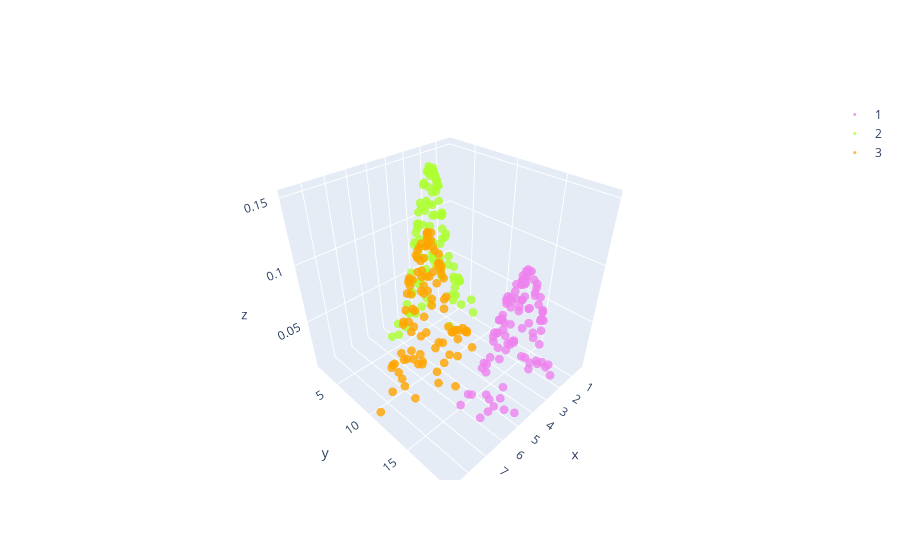

The cell this chart's notebook holds for it:
### Markdown cell above
Note that the bandwidth will change how the densities will look like considerably, similarly to the regular 1D histogram. First, I just tested a few values and the value 0.5 is roughly what looked ok (no strict optimization). I just looked ad how the data varied in both dimensions and tried some values. 

You may find an optimal value of bandwidth if you use the cross validation tools from `sklearn.model_selection`. We are going to do this later on.

Now let's compute KDE including both variables.

### Code cell
# using plotly graph objects 'go'
fig = go.Figure()
for i in range(len(l)):

    data = mod_sample[labels==l[i],:]
    
    # construct a gaussian kernel density estimate of the distribution
    kde = KernelDensity(bandwidth=0.5, kernel='gaussian')
    kde.fit(data)
    
    Z = np.exp(kde.score_samples(data))
    #Z = Z.reshape(X.shape)
   
    # plot contours of the density
    #levels = np.linspace(0, Z.max(), 15)
    #ax.scatter(Y, Y, Z, levels=levels, colors=cmaps[i])
    fig.add_trace(go.Scatter3d(x=data[:,0], y=data[:,1], z=Z, name=str(l[i]) , mode='markers', 
                               marker=dict(size=3,
                                           color=colors[i],  # set color to an array/list of desired values
                                           opacity=0.8))) 
    
py.offline.iplot(fig)
